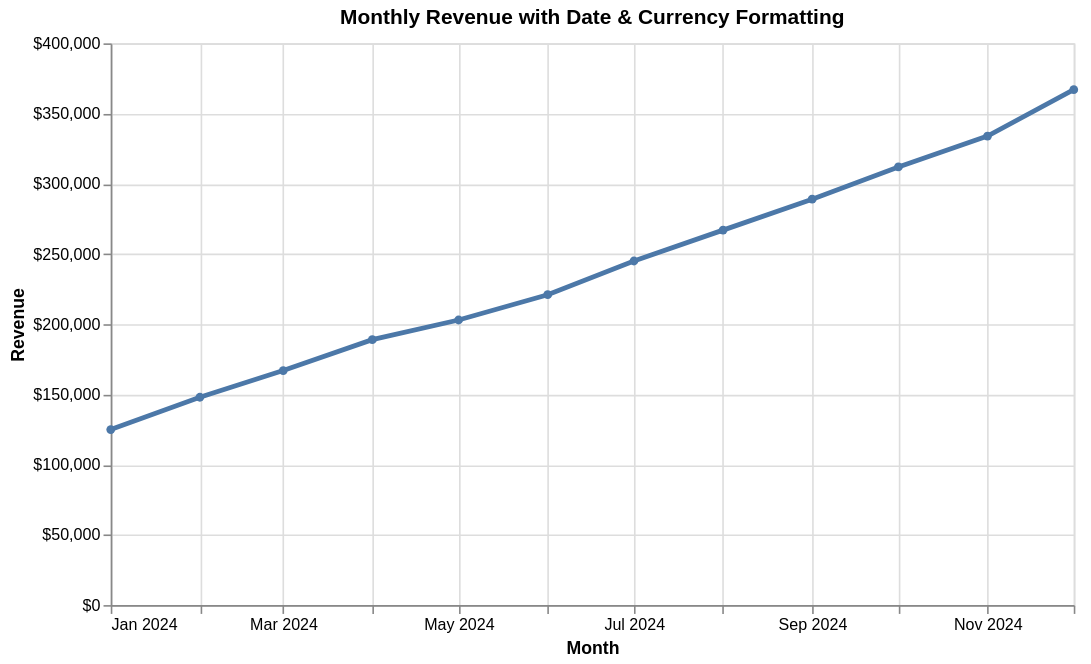

Specify this chart in Vega-Lite:
### Vega-Lite specification from a JSON file in a GitHub repository (floating-point values rounded to 4 significant figures)
{"$schema": "https://vega.github.io/schema/vega-lite/v5.json", "description": "Sales data with formatted dates and currency", "width": 600, "height": 350, "data": {"values": [{"date": "2024-01-01", "revenue": 125000, "orders": 450}, {"date": "2024-02-01", "revenue": 148000, "orders": 523}, {"date": "2024-03-01", "revenue": 167000, "orders": 601}, {"date": "2024-04-01", "revenue": 189000, "orders": 678}, {"date": "2024-05-01", "revenue": 203000, "orders": 734}, {"date": "2024-06-01", "revenue": 221000, "orders": 789}, {"date": "2024-07-01", "revenue": 245000, "orders": 856}, {"date": "2024-08-01", "revenue": 267000, "orders": 912}, {"date": "2024-09-01", "revenue": 289000, "orders": 978}, {"date": "2024-10-01", "revenue": 312000, "orders": 1045}, {"date": "2024-11-01", "revenue": 334000, "orders": 1123}, {"date": "2024-12-01", "revenue": 367000, "orders": 1201}]}, "mark": {"type": "line", "point": true, "strokeWidth": 3}, "encoding": {"x": {"field": "date", "type": "temporal", "axis": {"title": "Month", "format": "%b %Y"}}, "y": {"field": "revenue", "type": "quantitative", "axis": {"title": "Revenue", "format": "$,.0f"}}}, "title": "Monthly Revenue with Date & Currency Formatting"}
